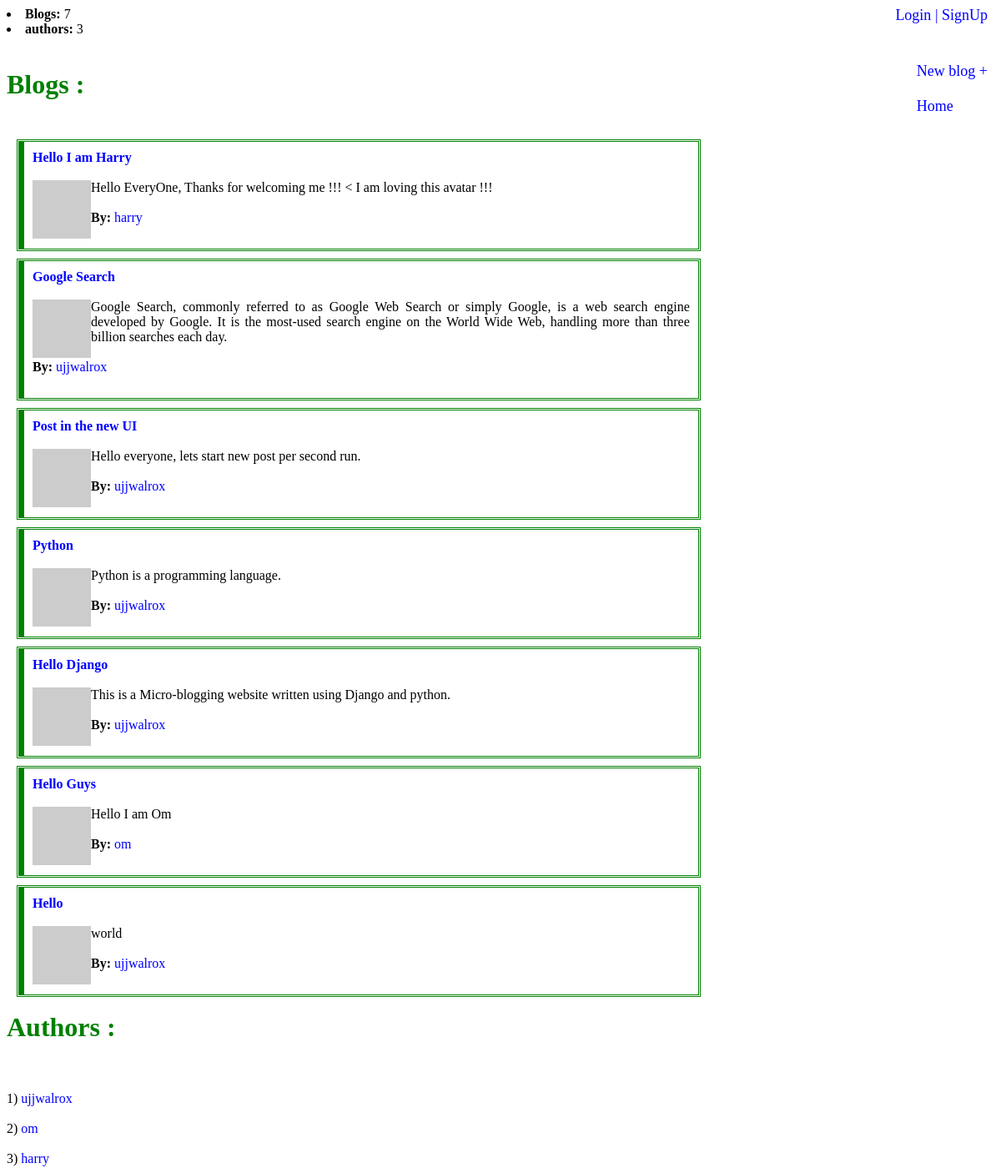
/blog/, run on an earlier commit of the app's database.
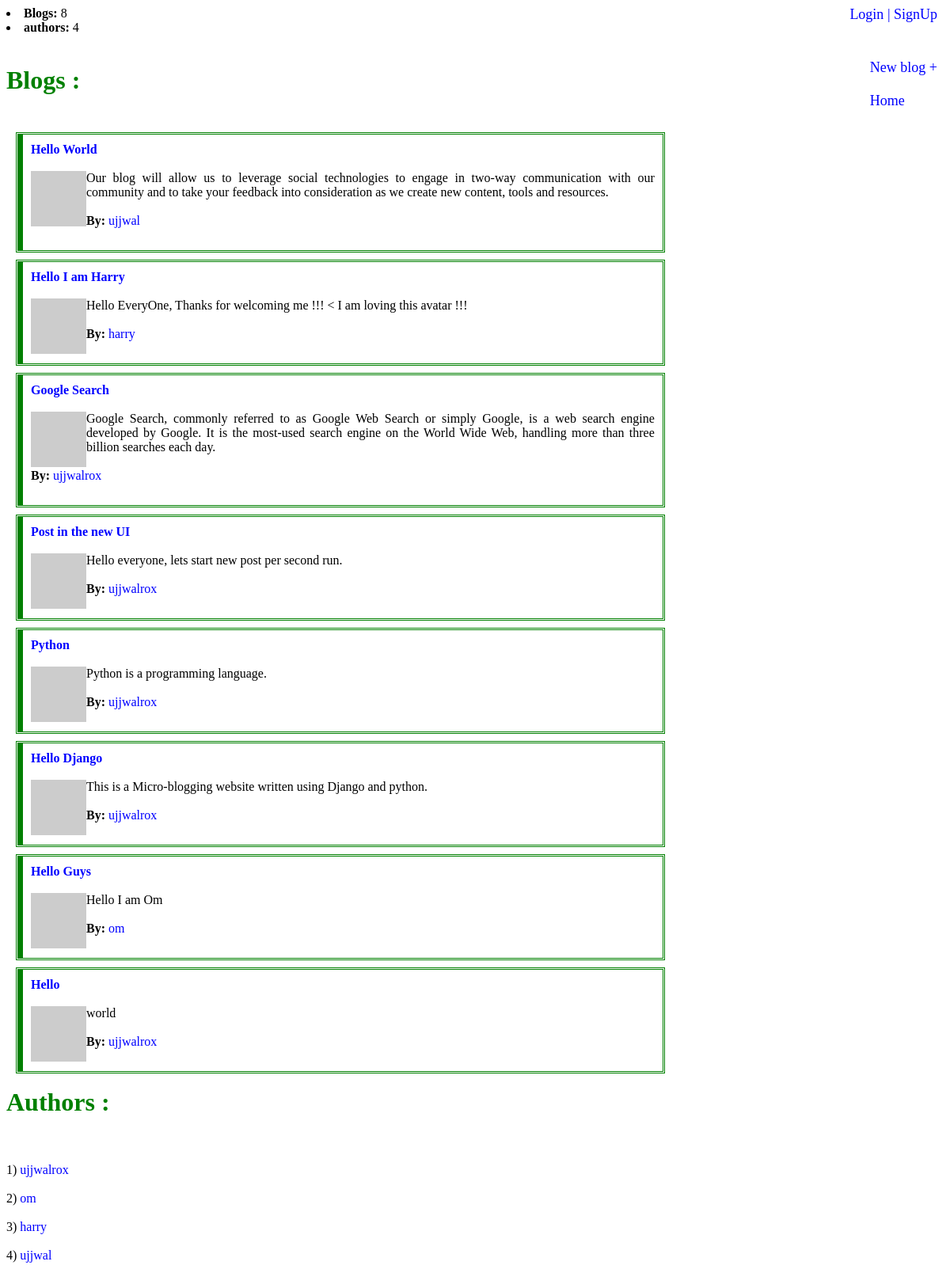
And on a later commit of the database.
### blog/models.py (models this page shows, shortened)
class blog(models.Model):
	title = models.CharField(max_length=100, unique=True)
	body = models.TextField()
	posted = models.DateField(db_index=True, auto_now_add=True)
	category = models.ManyToManyField(Category, help_text='Select a category for this post')
	author = models.ForeignKey('Author', on_delete=models.CASCADE)
	class Meta:
		ordering = ["-posted"]
	def get_link(self):
		return self.pk

class Author(models.Model):
	user = models.OneToOneField(
		User,
		on_delete=models.CASCADE,
		primary_key=True,
		)
	first_name = models.CharField(max_length=100, null=True)
	last_name = models.CharField(max_length=100, null=True)
	date_of_birth = models.DateField(null=True, blank=True)
	date_of_death = models.DateField('Died', null=True, blank=True)

### blog/views.py (the view)
# urls.py: path('', views.index, name='index'),
def index(request):
	num_blog = blog.objects.all().count()
	num_authors=Author.objects.count()
	blogs = blog.objects.all()
	authors = Author.objects.all()
	return render(
		request,
		'index.html',
		context={'num_blog':num_blog, 'num_authors':num_authors, 'blogs':blogs, 'authors':authors,},
		)

### blog/templates/index.html (shortened to what this page needs)
{% extends "base.html" %}
{% block content %}
<li><strong>Blogs:</strong> {{ num_blog }}</li>
<li><strong>authors:</strong> {{ num_authors }}</li>
<br>
<h1 style="color:green;font-family:verdana;"> Blogs : </h1><br>
{% for blog in blogs %}
<div class="one">
 <a href={% url 'index' %}{{ blog.get_link }}> <strong>{{ blog.title }}</strong></a><br><br>
 <div>
	<img src="https://avatars.dicebear.com/v2/male/{{blog.author.user.username }}.svg" >
</div>
{{ blog.body }}
<br><br>
<b>By: </b>
{% if blog.author != NONE %}
<a href="{% url 'profile' blog.author.user.username %}">{{blog.author.user.username }}</a>
{% else %}
Anonymous
{% endif %}
<br>
<br>
</div>
{% endfor %}
<h1 style="color:green;font-family:verdana;"> Authors : </h1><br>
{% for author in authors %}
<br>{{  forloop.counter  }})
<a href="{% url 'profile' author.user.username %}">
{{author.user.username}}
</a>
<br>
{% endfor %}
{% endblock %}

### blog/templates/base.html (shortened to what this page needs)
<!DOCTYPE html>
<html lang="en">
<head>
</head>
<body>
 <div class="topright">
 	{% if user.username != "" %}
 	Active User :
 	{{ user.username }} |
    <a href="{% url 'LogOut' %}">Logout</a>
	{% else %}
	<a href="{% url 'login' %}">Login</a> |
    <a href="{% url 'SignUp' %}">SignUp</a>
	{% endif %}
    <br><br><br>
 </div>
 <div class="topright2">
        <a href="{% url 'newblog' %}">New blog +</a>
<br><br>
<a href="{% url 'index' %}">Home</a>
</div>
  {% block content %}{% endblock %}
</body>
</html>

### blog/templates/base.html (style rules this page uses)
.topright { position: absolute; top: 8px; right: 16px; font-size: 18px; color: blue; }
.topright2 { position: absolute; top: 75px; right: 16px; font-size: 18px; color: blue; }
body { background-image: url("https://encrypted-tbn0.gstatic.com/images?q=tbn:ANd9GcRj2m8z_NvHsByT0sVqx91-qj3PpvVtJqE1XRs7nb2IbAC04kib"); }
.one { border-left: 6px solid green; background-color: white; margin-top: 10px; margin-bottom: 15px; margin-right: 30%; margin-left: 15px; padding-top: 10px; padding-right: 10px; padding-bottom: 10px; padding-left: 10px; outline-style: double; outline-color: green; text-align: justify; }
a { text-decoration: none; color: blue; }
img { float: left; height: 70px; width: 70px; }

What changed in the data, as far as the page shows it:
added blog: title "Hello World", body "Our blog will allow us to leverage social technologies to engage in two-way communication with our community and to take your feedback into consideration as we create new content, tools and resources.", author.user.username "ujjwal"
added Author: user.username "ujjwal"
Also different on the page:
{{ num_blog }}: "7" → "8"
{{ num_authors }}: "3" → "4"
